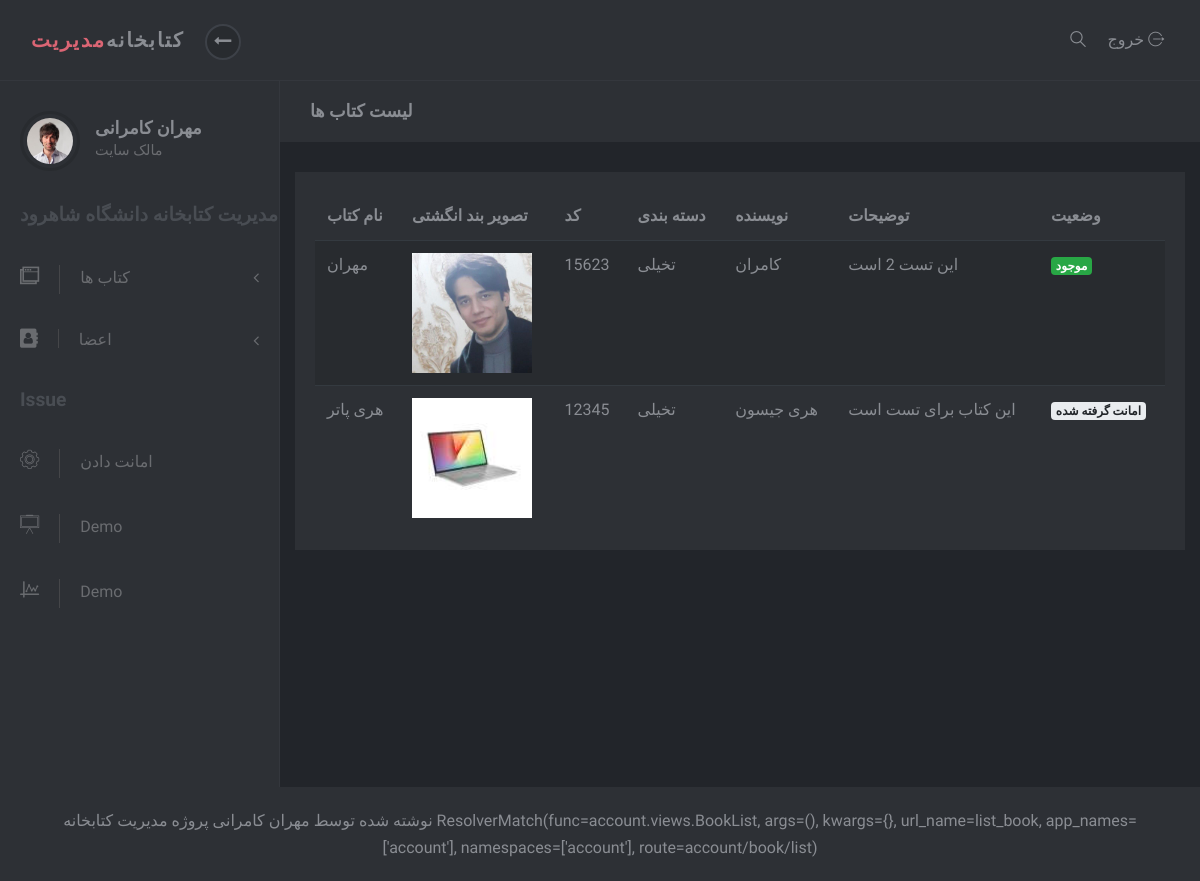
The page /account/book/list (signed in) on the database as committed earlier.
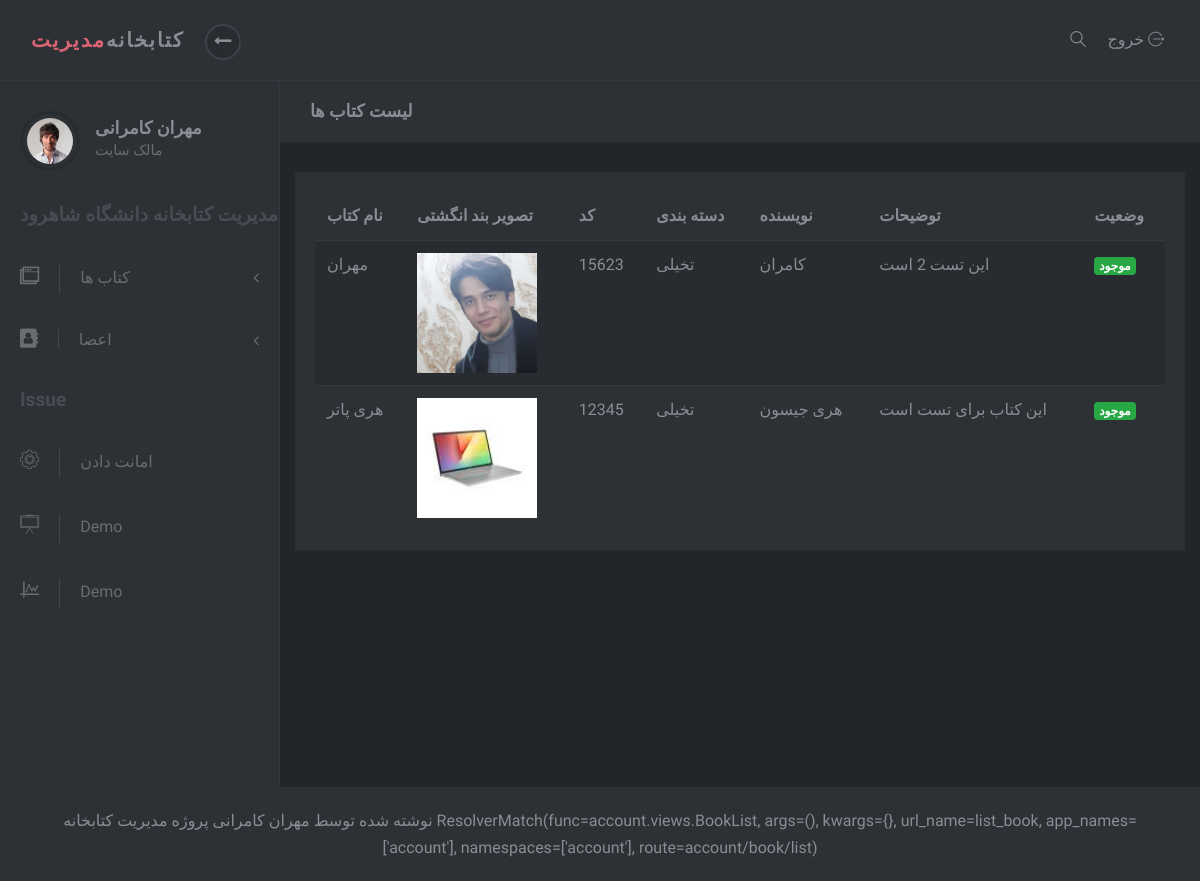
The same page on the database as committed later.
### book/models.py (models this page shows, shortened)
class Book(models.Model):
    Status_Choise = (
        ('d', 'امانت گرفته شده'),
        ('p', 'موجود'),
    )
    title = models.CharField(max_length=200, verbose_name="تایتل")
    slug = models.SlugField(unique=True, blank=True, verbose_name="کد کتاب")
    category = models.ManyToManyField(Category, null=True, verbose_name="دسته بندی")
    description = models.TextField(verbose_name="توضیحات")
    author = models.CharField(max_length=200, verbose_name="نویسنده")
    thumbnail = models.ImageField(upload_to='images', verbose_name="عکس")
    created = models.DateTimeField(auto_now_add=True, verbose_name='زمان انتشار')
    status = models.CharField(max_length=1, choices=Status_Choise, verbose_name="وضعیت")
    class Meta:
        verbose_name = "کتاب"
        verbose_name_plural = "کتاب ها"
        ordering = ['-created']
    def category_to_string(self):
        return ", ".join([cat.title for cat in self.category.all()])
    category_to_string.short_description = "دسته بندی"

class Category(models.Model):
    title = models.CharField(max_length=200, verbose_name="عنوان دسته بندی")
    slug = models.SlugField(max_length=100, verbose_name="موضوع")
    status = models.BooleanField(default=True, verbose_name="آیا نمایش داده شود؟")
    position = models.IntegerField(verbose_name="پوزیشن")
    class Meta:
        verbose_name = "دسته بندی"
        verbose_name_plural = "دسته بندی ها"
        ordering = ['position']

### account/views.py (the view)
# urls.py: path('book/list', BookList.as_view(), name='list_book'),
class BookList(LoginRequiredMixin, ListView):
    template_name = 'registrations/list_book.html'
    def get_queryset(self):
        if self.request.user.is_superuser:
            return Book.objects.all()
        else:
            return Issue.objects.filter(slugUser=self.request.user.slug)

### templates/registrations/list_book.html (shortened to what this page needs)
{% extends 'registrations/base.html' %}
{% load static %}
{% block code %}
    <div class="page-content">
        <div class="page-header">
            <div class="container-fluid">
                <h2 class="h5 no-margin-bottom">لیست کتاب ها</h2>
            </div>
        </div>
        <div class="col-lg-12">
            <div class="block">
                <div class="table-responsive">
                    <table class="table table-striped table-hover">
                        <thead>
                        <tr>
                            <th>نام کتاب</th>
                            <th>تصویر بند انگشتی</th>
                            <th>کد</th>
                            <th>دسته بندی</th>
                            <th>نویسنده</th>
                            <th>توضیحات</th>
                            <th>وضعیت</th>
                        </tr>
                        </thead>
                        <tbody>
                        {% for book in object_list %}
                            <tr>
                                <td>{{ book.title }}</td>
                                <td><img src="{{ book.thumbnail.url }}" style="width: 120px"></td>
                                <td>{{ book.slug }}</td>
                                <td>{{ book.category_to_string }}</td>
                                <td>{{ book.author }}</td>
                                <td>{{ book.description|safe|truncatewords:"10" }}</td>
                                <td>
                                    {% if book.status == "p" %}
                                    <span class="badge badge-success">موجود</span>
                                    {% else %}
                                        <span class="badge badge-light">امانت گرفته شده</span>
                                    {% endif %}
                                </td>
                            </tr>
                        {% endfor %}
                        </tbody>
                    </table>
                </div>
            </div>
        </div>
    </div>
{% endblock %}

Rows that differ between the two databases and show on the page:
changed Book "هری پاتر": status "امانت گرفته شده" → "موجود"
